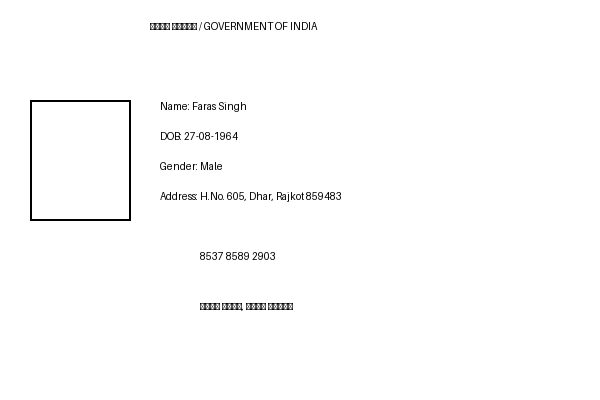
#> input picture Kyc/data/aadhaar_1 (1).png, 600 x 400 px
$ python -i data_collection_preprocessing.py   (imports and definitions only)
#> lines starting #> are read from the running program, lines starting #| are printed output that depends on the picture; after the words box and inside, x2 and y2 are one past the last pixel; in counts of white or black regions, pixels touching at a corner belong together
import os
import pandas as pd
import cv2
import re
import logging
from datetime import datetime
from PIL import Image, ImageDraw
import pytesseract
# from transformers import pipeline

class DataProcessor:
    def __init__(self, data_dir="c:\\Users\\91830\\Desktop\\Kyc\\data"):
#> in preprocess_image, img is the input picture: shape (400, 600, 3); min 0, max 255, mean 252
        self.data_dir = data_dir
        os.makedirs(data_dir, exist_ok=True)

        # Set up logging
        log_dir = os.path.join(data_dir, "logs")
        os.makedirs(log_dir, exist_ok=True)
        log_file = os.path.join(log_dir, f"kyc_processing_{datetime.now().strftime('%Y%m%d_%H%M%S')}.log")

        logging.basicConfig(
            level=logging.INFO,
            format='%(asctime)s - %(levelname)s - %(message)s',
            handlers=[
                logging.FileHandler(log_file),
                logging.StreamHandler()
            ]
        )
        self.logger = logging.getLogger(__name__)
        self.logger.info("DataProcessor initialized")

    # [26 lines left out: functions gather_documents, standardize_document_format, not called in this run]

    def deskew_image(self, image):
        try:
            self.logger.debug("Starting image deskewing")
            if len(image.shape) == 3:
                gray = cv2.cvtColor(image, cv2.COLOR_BGR2GRAY)
            else:
                gray = image

            kernel = cv2.getStructuringElement(cv2.MORPH_RECT, (30, 5))
            dilated = cv2.dilate(gray, kernel, iterations=1)
#> dilated: shape (400, 600); every value is 255

            contours, _ = cv2.findContours(dilated, cv2.RETR_LIST, cv2.CHAIN_APPROX_SIMPLE)
#> contours = [[[0, 0], [0, 399], [599, 399], [599, 0]]]
            contours = sorted(contours, key=cv2.contourArea, reverse=True)

            if contours:
                largest_contour = contours[0]
#> largest_contour = [[0, 0], [0, 399], [599, 399], [599, 0]]
                min_rect = cv2.minAreaRect(largest_contour)
#> min_rect = ((299.5, 199.5), (399, 599), -90)
                angle = min_rect[-1]
#> angle = -90

                if angle < -45:
                    angle = -(90 + angle)
#> angle = 0
                else:
                    angle = -angle

                (h, w) = image.shape[:2]
#> h = 400; w = 600
                center = (w // 2, h // 2)
#> center = (300, 200)
                M = cv2.getRotationMatrix2D(center, angle, 1.0)
#> M = [[1, 0, 0], [0, 1, 0]]
                rotated = cv2.warpAffine(image, M, (w, h), flags=cv2.INTER_CUBIC, borderMode=cv2.BORDER_REPLICATE)
                self.logger.debug(f"Image deskewed by {angle:.2f} degrees")
                return rotated

            self.logger.warning("No contours found for deskewing")
            return image
        except Exception as e:
            self.logger.error(f"Error during image deskewing: {str(e)}")
            return image

    def preprocess_image(self, image_path):
        """
        Applies image preprocessing techniques to enhance OCR accuracy.
        """
        try:
            self.logger.info(f"Starting image preprocessing for {image_path}")
            img = cv2.imread(image_path)
            if img is None:
                self.logger.error(f"Could not open or find the image at {image_path}")
                return None

            # Convert to grayscale
            gray = cv2.cvtColor(img, cv2.COLOR_BGR2GRAY)
            self.logger.debug("Converted image to grayscale")

            # Deskew the image
            deskewed = self.deskew_image(gray)
            self.logger.debug("Applied deskewing")

            # Apply Gaussian blur
            blurred = cv2.GaussianBlur(deskewed, (5, 5), 0)
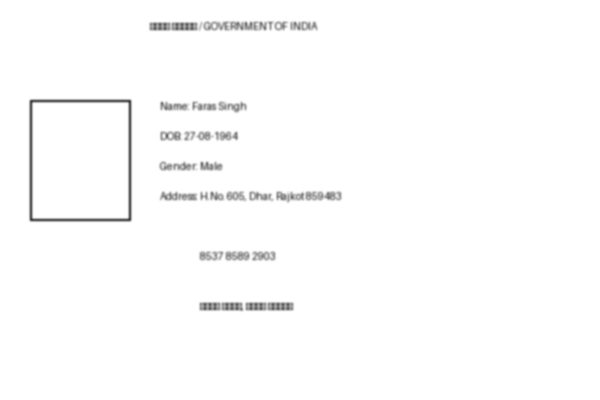
#> blurred: shape (400, 600); min 56, max 255, mean 252
            self.logger.debug("Applied Gaussian blur")

            # Apply adaptive thresholding
            thresh = cv2.adaptiveThreshold(blurred, 255, cv2.ADAPTIVE_THRESH_GAUSSIAN_C, cv2.THRESH_BINARY, 11, 2)
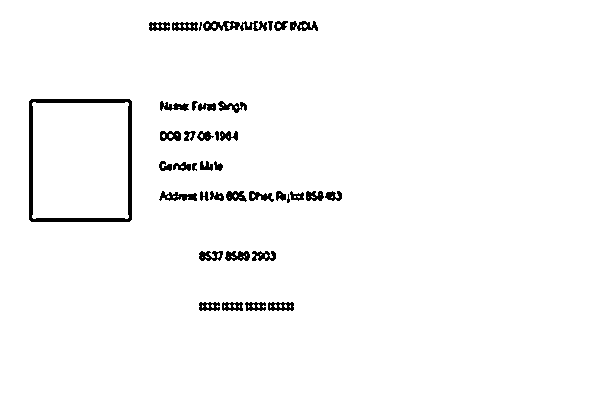
#> thresh: shape (400, 600); 97.4% white; 39 black regions (2 under 20 px), largest, box (x1, y1, x2, y2) and area: (29, 99, 132, 222) 1708, (203, 21, 267, 31) 385, (159, 191, 197, 201) 216
            self.logger.debug("Applied adaptive thresholding")

            # Convert back to RGB
            rgb = cv2.cvtColor(thresh, cv2.COLOR_GRAY2BGR)

            # Save preprocessed image
            preprocessed_image_path = image_path.replace(".png", "_preprocessed.png").replace(".jpg", "_preprocessed.jpg")
            cv2.imwrite(preprocessed_image_path, rgb)
            self.logger.info(f"Preprocessed image saved to: {preprocessed_image_path}")
            return preprocessed_image_path
        except Exception as e:
            self.logger.error(f"Error during image preprocessing: {str(e)}")
            return None

    # [245 lines left out: functions extract_text_from_document, preprocess_address_data, anonymize_data, validate_extracted_data, process_document, not called in this run]

# [13 lines not run here, left out]

>>> result = DataProcessor().preprocess_image('../data/aadhaar_1 (1).png')
